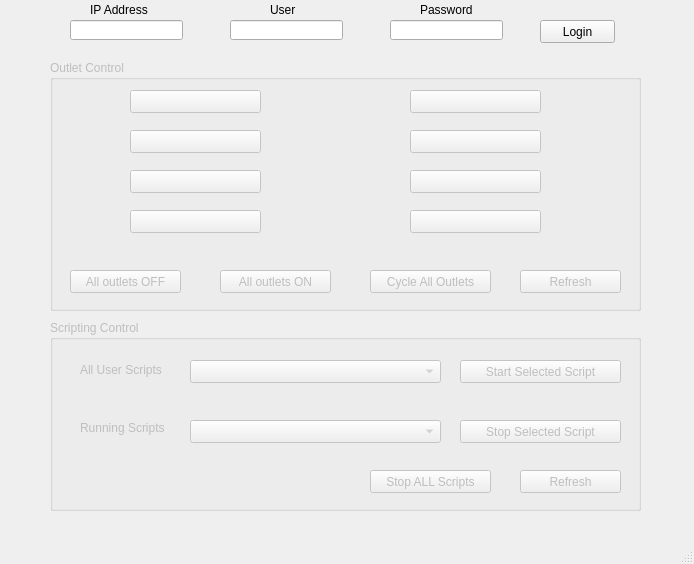
<?xml version="1.0" encoding="UTF-8"?>
<ui version="4.0">
 <class>MainWindow</class>
 <widget class="QMainWindow" name="MainWindow">
  <property name="geometry">
   <rect>
    <x>0</x>
    <y>0</y>
    <width>694</width>
    <height>564</height>
   </rect>
  </property>
  <property name="sizePolicy">
   <sizepolicy hsizetype="Fixed" vsizetype="Fixed">
    <horstretch>0</horstretch>
    <verstretch>0</verstretch>
   </sizepolicy>
  </property>
  <property name="windowTitle">
   <string>DLI Power Controller</string>
  </property>
  <widget class="QWidget" name="centralwidget">
   <widget class="QPushButton" name="btnLogin">
    <property name="geometry">
     <rect>
      <x>540</x>
      <y>20</y>
      <width>75</width>
      <height>23</height>
     </rect>
    </property>
    <property name="text">
     <string>Login</string>
    </property>
   </widget>
   <widget class="QLabel" name="label">
    <property name="geometry">
     <rect>
      <x>90</x>
      <y>0</y>
      <width>70</width>
      <height>20</height>
     </rect>
    </property>
    <property name="text">
     <string>IP Address</string>
    </property>
   </widget>
   <widget class="QGroupBox" name="grpScripts">
    <property name="enabled">
     <bool>false</bool>
    </property>
    <property name="geometry">
     <rect>
      <x>50</x>
      <y>320</y>
      <width>591</width>
      <height>191</height>
     </rect>
    </property>
    <property name="title">
     <string>Scripting Control</string>
    </property>
    <widget class="QComboBox" name="cbAllScripts">
     <property name="enabled">
      <bool>false</bool>
     </property>
     <property name="geometry">
      <rect>
       <x>140</x>
       <y>40</y>
       <width>251</width>
       <height>23</height>
      </rect>
     </property>
    </widget>
    <widget class="QLabel" name="label_4">
     <property name="geometry">
      <rect>
       <x>30</x>
       <y>40</y>
       <width>101</width>
       <height>20</height>
      </rect>
     </property>
     <property name="text">
      <string>All User Scripts</string>
     </property>
    </widget>
    <widget class="QComboBox" name="cbRunningScripts">
     <property name="enabled">
      <bool>false</bool>
     </property>
     <property name="geometry">
      <rect>
       <x>140</x>
       <y>100</y>
       <width>251</width>
       <height>23</height>
      </rect>
     </property>
    </widget>
    <widget class="QLabel" name="label_5">
     <property name="geometry">
      <rect>
       <x>30</x>
       <y>100</y>
       <width>111</width>
       <height>16</height>
      </rect>
     </property>
     <property name="text">
      <string>Running Scripts</string>
     </property>
    </widget>
    <widget class="QPushButton" name="btnStartSelectedScript">
     <property name="geometry">
      <rect>
       <x>410</x>
       <y>40</y>
       <width>161</width>
       <height>23</height>
      </rect>
     </property>
     <property name="text">
      <string>Start Selected Script</string>
     </property>
    </widget>
    <widget class="QPushButton" name="btnStopSelectedScript">
     <property name="geometry">
      <rect>
       <x>410</x>
       <y>100</y>
       <width>161</width>
       <height>23</height>
      </rect>
     </property>
     <property name="text">
      <string>Stop Selected Script</string>
     </property>
    </widget>
    <widget class="QPushButton" name="btnRefreshScripts">
     <property name="geometry">
      <rect>
       <x>470</x>
       <y>150</y>
       <width>101</width>
       <height>23</height>
      </rect>
     </property>
     <property name="text">
      <string>Refresh</string>
     </property>
    </widget>
    <widget class="QPushButton" name="btnStopAllScripts">
     <property name="geometry">
      <rect>
       <x>320</x>
       <y>150</y>
       <width>121</width>
       <height>23</height>
      </rect>
     </property>
     <property name="text">
      <string>Stop ALL Scripts</string>
     </property>
    </widget>
   </widget>
   <widget class="QLabel" name="label_2">
    <property name="geometry">
     <rect>
      <x>270</x>
      <y>0</y>
      <width>47</width>
      <height>20</height>
     </rect>
    </property>
    <property name="text">
     <string>User</string>
    </property>
   </widget>
   <widget class="QLineEdit" name="txtUser">
    <property name="geometry">
     <rect>
      <x>230</x>
      <y>20</y>
      <width>113</width>
      <height>20</height>
     </rect>
    </property>
   </widget>
   <widget class="QLabel" name="label_3">
    <property name="geometry">
     <rect>
      <x>420</x>
      <y>0</y>
      <width>71</width>
      <height>20</height>
     </rect>
    </property>
    <property name="text">
     <string>Password</string>
    </property>
   </widget>
   <widget class="QLineEdit" name="txtIpAddress">
    <property name="geometry">
     <rect>
      <x>70</x>
      <y>20</y>
      <width>113</width>
      <height>20</height>
     </rect>
    </property>
   </widget>
   <widget class="QLineEdit" name="txtPassword">
    <property name="geometry">
     <rect>
      <x>390</x>
      <y>20</y>
      <width>113</width>
      <height>20</height>
     </rect>
    </property>
    <property name="inputMethodHints">
     <set>Qt::ImhHiddenText|Qt::ImhNoAutoUppercase|Qt::ImhNoPredictiveText|Qt::ImhSensitiveData</set>
    </property>
    <property name="echoMode">
     <enum>QLineEdit::Password</enum>
    </property>
   </widget>
   <widget class="QGroupBox" name="grpOutlets">
    <property name="enabled">
     <bool>false</bool>
    </property>
    <property name="geometry">
     <rect>
      <x>50</x>
      <y>60</y>
      <width>591</width>
      <height>251</height>
     </rect>
    </property>
    <property name="title">
     <string>Outlet Control</string>
    </property>
    <widget class="QPushButton" name="btnAllOff">
     <property name="enabled">
      <bool>false</bool>
     </property>
     <property name="geometry">
      <rect>
       <x>20</x>
       <y>210</y>
       <width>111</width>
       <height>23</height>
      </rect>
     </property>
     <property name="text">
      <string>All outlets OFF</string>
     </property>
    </widget>
    <widget class="QPushButton" name="btnAllOn">
     <property name="enabled">
      <bool>false</bool>
     </property>
     <property name="geometry">
      <rect>
       <x>170</x>
       <y>210</y>
       <width>111</width>
       <height>23</height>
      </rect>
     </property>
     <property name="font">
      <font>
       <weight>50</weight>
       <bold>false</bold>
      </font>
     </property>
     <property name="text">
      <string>All outlets ON</string>
     </property>
    </widget>
    <widget class="QPushButton" name="btnCycle">
     <property name="enabled">
      <bool>false</bool>
     </property>
     <property name="geometry">
      <rect>
       <x>320</x>
       <y>210</y>
       <width>121</width>
       <height>23</height>
      </rect>
     </property>
     <property name="text">
      <string>Cycle All Outlets</string>
     </property>
    </widget>
    <widget class="QPushButton" name="btnRefresh">
     <property name="enabled">
      <bool>false</bool>
     </property>
     <property name="geometry">
      <rect>
       <x>470</x>
       <y>210</y>
       <width>101</width>
       <height>23</height>
      </rect>
     </property>
     <property name="text">
      <string>Refresh</string>
     </property>
    </widget>
    <widget class="QPushButton" name="outlet1">
     <property name="enabled">
      <bool>false</bool>
     </property>
     <property name="geometry">
      <rect>
       <x>80</x>
       <y>30</y>
       <width>131</width>
       <height>23</height>
      </rect>
     </property>
     <property name="text">
      <string/>
     </property>
    </widget>
    <widget class="QPushButton" name="outlet2">
     <property name="enabled">
      <bool>false</bool>
     </property>
     <property name="geometry">
      <rect>
       <x>80</x>
       <y>70</y>
       <width>131</width>
       <height>23</height>
      </rect>
     </property>
     <property name="text">
      <string/>
     </property>
    </widget>
    <widget class="QPushButton" name="outlet3">
     <property name="enabled">
      <bool>false</bool>
     </property>
     <property name="geometry">
      <rect>
       <x>80</x>
       <y>110</y>
       <width>131</width>
       <height>23</height>
      </rect>
     </property>
     <property name="text">
      <string/>
     </property>
    </widget>
    <widget class="QPushButton" name="outlet4">
     <property name="enabled">
      <bool>false</bool>
     </property>
     <property name="geometry">
      <rect>
       <x>80</x>
       <y>150</y>
       <width>131</width>
       <height>23</height>
      </rect>
     </property>
     <property name="text">
      <string/>
     </property>
    </widget>
    <widget class="QPushButton" name="outlet5">
     <property name="enabled">
      <bool>false</bool>
     </property>
     <property name="geometry">
      <rect>
       <x>360</x>
       <y>30</y>
       <width>131</width>
       <height>23</height>
      </rect>
     </property>
     <property name="text">
      <string/>
     </property>
    </widget>
    <widget class="QPushButton" name="outlet6">
     <property name="enabled">
      <bool>false</bool>
     </property>
     <property name="geometry">
      <rect>
       <x>360</x>
       <y>70</y>
       <width>131</width>
       <height>23</height>
      </rect>
     </property>
     <property name="text">
      <string/>
     </property>
    </widget>
    <widget class="QPushButton" name="outlet7">
     <property name="enabled">
      <bool>false</bool>
     </property>
     <property name="geometry">
      <rect>
       <x>360</x>
       <y>110</y>
       <width>131</width>
       <height>23</height>
      </rect>
     </property>
     <property name="text">
      <string/>
     </property>
    </widget>
    <widget class="QPushButton" name="outlet8">
     <property name="enabled">
      <bool>false</bool>
     </property>
     <property name="geometry">
      <rect>
       <x>360</x>
       <y>150</y>
       <width>131</width>
       <height>23</height>
      </rect>
     </property>
     <property name="text">
      <string/>
     </property>
    </widget>
   </widget>
  </widget>
  <widget class="QStatusBar" name="statusbar"/>
 </widget>
 <tabstops>
  <tabstop>txtIpAddress</tabstop>
  <tabstop>txtUser</tabstop>
  <tabstop>txtPassword</tabstop>
  <tabstop>btnLogin</tabstop>
  <tabstop>btnRefresh</tabstop>
  <tabstop>btnAllOff</tabstop>
  <tabstop>btnCycle</tabstop>
  <tabstop>btnAllOn</tabstop>
  <tabstop>outlet3</tabstop>
  <tabstop>outlet4</tabstop>
  <tabstop>outlet5</tabstop>
  <tabstop>outlet6</tabstop>
  <tabstop>outlet7</tabstop>
  <tabstop>outlet8</tabstop>
  <tabstop>outlet2</tabstop>
  <tabstop>outlet1</tabstop>
 </tabstops>
 <resources/>
 <connections/>
</ui>
